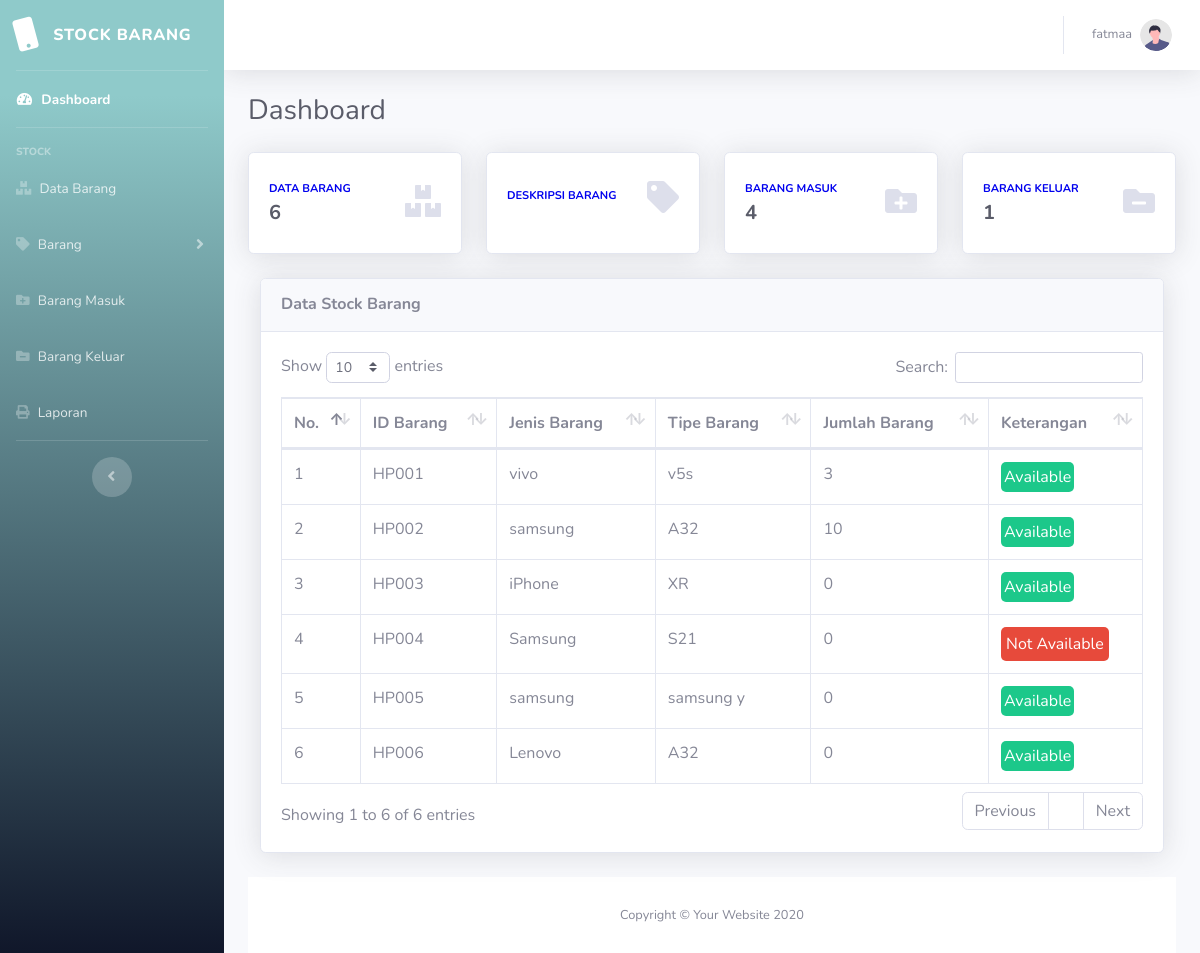
Screenshot of /admin/dashboard.php (signed in) with the database file from the repository.
### tables this page shows
CREATE TABLE `jenisbarang` (
  `id` int(11) NOT NULL,
  `idbarang` varchar(11) NOT NULL,
  `image` varchar(99) NOT NULL,
  `merkbarang` varchar(20) NOT NULL,
  `tipebarang` varchar(20) NOT NULL,
  `ket` varchar(20) NOT NULL,
  `jumlah` int(11) NOT NULL,
  `deskripsi` text NOT NULL
);

### admin/dashboard.php (the view, shortened to what this page needs)
<?php
include "layout/header.php";
$get1 = mysqli_query($conn,"select * from barangmasuk");
$count1 = mysqli_num_rows($get1);
$get2 = mysqli_query($conn,"select * from barangkeluar");
$count2 = mysqli_num_rows($get2);
$get3 = mysqli_query($conn,"select * from jenisbarang");
$count3 = mysqli_num_rows($get3);
?>
                <div class="container-fluid">
                    <div class="d-sm-flex align-items-center justify-content-between mb-4">
                        <h1 class="h3 mb-0 text-gray-800">Dashboard</h1>
                    </div>
                    <div class="row">
                        <div class="col-xl-3 col-md-6 mb-4">
                            <a href="databarang.php">
                            <div class="card border-left- shadow h-100 py-2">
                                <div class="card-body">
                                    <div class="row no-gutters align-items-center">
                                        <div class="col mr-2">
                                            <div class="text-xs font-weight-bold text- text-uppercase mb-1">
                                                Data Barang</div>
                                            <div class="h5 mb-0 font-weight-bold text-gray-800"><?="$count3" ?></div>
                                        </div>
                                        <div class="col-auto">
                                            <i class="fas fa-boxes fa-2x text-gray-300"></i>
                                        </div>
                                    </div>
                                </div>
                            </div>
                            </a>
                        </div>
                            <div class="col-xl-3 col-md-6 mb-4">
                            <a href="deskripsi.php">
                            <div class="card border-left- shadow h-100 py-2">
                                <div class="card-body">
                                    <div class="row no-gutters align-items-center">
                                        <div class="col mr-2">
                                            <div class="text-xs font-weight-bold text- text-uppercase mb-1">
                                                Deskripsi Barang</div>
                                        </div>
                                        <div class="col-auto">
                                            <i class="fas fa-tag fa-2x text-gray-300"></i>
                                        </div>
                                    </div>
                                </div>
                            </div>
                            </a>
                        </div>
                        <div class="col-xl-3 col-md-6 mb-4">
                            <a href="barangmasuk.php">
                            <div class="card border-left- shadow h-100 py-2">
                                <div class="card-body">
                                    <div class="row no-gutters align-items-center">
                                        <div class="col mr-2">
                                            <div class="text-xs font-weight-bold text- text-uppercase mb-1">
                                                Barang Masuk</div>
                                            <div class="h5 mb-0 font-weight-bold text-gray-800"><?="$count1" ?></div>
                                        </div>
                                        <div class="col-auto">
                                            <i class="fas fa-folder-plus fa-2x text-gray-300"></i>
                                        </div>
                                    </div>
                                </div>
                            </div>
                            </a>
                        </div>
                        <div class="col-xl-3 col-md-6 mb-4">
                            <a href="barangkeluar.php">
                            <div class="card border-left- shadow h-100 py-2">
                                <div class="card-body">
                                    <div class="row no-gutters align-items-center">
                                        <div class="col mr-2">
                                            <div class="text-xs font-weight-bold text- text-uppercase mb-1">
                                                Barang Keluar</div>
                                            <div class="h5 mb-0 font-weight-bold text-gray-800"><?="$count2" ?></div>
                                        </div>
                                        <div class="col-auto">
                                            <i class="fas fa-folder-minus fa-2x text-gray-300"></i>
                                        </div>
                                    </div>
                                </div>
                            </div>
                            </a>
                        </div>
                    <div class="container-fluid">
<div class="card shadow mb-4">
    <div class="card-header py-3">
        <h6 class="m-0 font-weight-bold text-primary">Data Stock Barang</h6>
    </div>
    <div class="card-body">
        <div class="table-responsive">
            <table class="table table-bordered" id="dataTable" width="100%" cellspacing="0">
                <thead>
                    <tr>
                        <th>No.</th>
                        <th>ID Barang</th>
                        <th>Jenis Barang </th>
                        <th>Tipe Barang </th>
                        <th>Jumlah Barang</th>
                        <th>Keterangan</th>
                    </tr>
                </thead>
                <tbody>
                    <?php
                    $tampildatastok=mysqli_query($conn, "select * from jenisbarang");
                    $i=1;
                    while ($data=mysqli_fetch_array($tampildatastok)) {
                        $idb =$data['idbarang'];
                        $merkbarang =$data['merkbarang'];
                        $tipebarang =$data['tipebarang'];
                        $jumlah =$data['jumlah'];
                        $ket =$data['ket'];
                    ?>
                    <tr>
                        <td><?php
                            echo $i;
                            $i++;
                            ?>
                        </td>
                        <td><?=$idb;?></td>
                        <td><?=$merkbarang;?></td>
                        <td><?=$tipebarang;?></td>
                        <td><?=$jumlah;?></td>
                        <td><?php if ($ket==2){
                            echo "<p class=\"status2\" >  Available";
                        } else {
                            echo "<p class=\"status1\" > Not Available" ;
                        } ?></td>
                    </tr>
                    <?php
                        };
                    ?>
                </tbody>
            </table>
        </div>
    </div>
</div>
</div>
</div>
<?php
include "layout/footer.php";
?>

### admin/layout/header.php (style rules this page uses)
.status2 { color: white; background-color: #1cc88a; margin: auto 0px auto 0px; border-radius: 5px; text-align: center; display: table; padding: 3px; }
.status1 { color: white; background-color: #e74a3b; margin: auto 0px auto 0px; border-radius: 5px; text-align: center; display: table; padding: 5px; }

### rows the page displays
jenisbarang: idbarang "HP001", merkbarang "vivo", tipebarang "v5s", jumlah "3", ket "Available"
jenisbarang: idbarang "HP002", merkbarang "samsung", tipebarang "A32", jumlah "10", ket "Available"
jenisbarang: idbarang "HP003", merkbarang "iPhone", tipebarang "XR", jumlah "0", ket "Available"
jenisbarang: idbarang "HP004", merkbarang "Samsung", tipebarang "S21", jumlah "0", ket "Not Available"
jenisbarang: idbarang "HP005", merkbarang "samsung", tipebarang "samsung y", jumlah "0", ket "Available"
jenisbarang: idbarang "HP006", merkbarang "Lenovo", tipebarang "A32", jumlah "0", ket "Available"

### other values shown
$_SESSION[username] "fatmaa"
$count3 "6"
$count1 "4"
$count2 "1"
